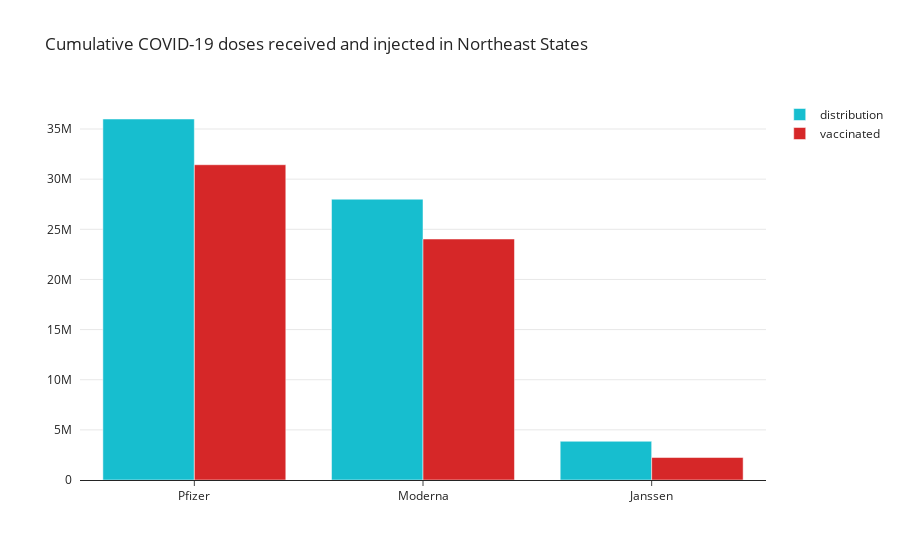

Notebook code cell kept with this figure:
### Code cell
fig4 = px.bar(north_all_gp, x='vaccine', y='sum', color ='status', barmode='group',title= 'Cumulative COVID-19 doses received and injected in Northeast States',
            labels={
                 "sum": "",
                 "vaccine": "",
                 "status": ""
             },
            color_discrete_map={ # replaces default color mapping by value
                "distribution": "#17becf", "vaccinated": "#d62728"
            },
                        category_orders={"type_de_vaccin": ["Pfizer", "Moderna", "Janssen"]
                        },
             template="simple_white"
            )
fig4.update_yaxes(showgrid=True, showline=False, tickwidth=0, tickcolor='white')
fig4.update_xaxes(showline=True, zeroline=True)
            
fig4.show()

### Figure 1 — Plotly figure (JSON) as saved in the notebook; plotly's stock layout.template omitted (floating-point values rounded to 4 significant figures)
{"data": [{"alignmentgroup": "True", "hovertemplate": "=%{y}<extra></extra>", "legendgroup": "distribution", "marker": {"color": "#17becf"}, "name": "distribution", "offsetgroup": "distribution", "orientation": "v", "showlegend": true, "textposition": "auto", "type": "bar", "x": ["Pfizer", "Moderna", "Janssen"], "xaxis": "x", "y": [36000705, 28002400, 3861500], "yaxis": "y"}, {"alignmentgroup": "True", "hovertemplate": "=%{y}<extra></extra>", "legendgroup": "vaccinated", "marker": {"color": "#d62728"}, "name": "vaccinated", "offsetgroup": "vaccinated", "orientation": "v", "showlegend": true, "textposition": "auto", "type": "bar", "x": ["Pfizer", "Moderna", "Janssen"], "xaxis": "x", "y": [31441005, 24032735, 2240650], "yaxis": "y"}], "layout": {"barmode": "group", "legend": {"title": {"text": ""}, "tracegroupgap": 0}, "title": {"text": "Cumulative COVID-19 doses received and injected in Northeast States"}, "xaxis": {"anchor": "y", "domain": [0, 1], "showline": true, "title": {"text": ""}, "zeroline": true}, "yaxis": {"anchor": "x", "domain": [0, 1], "showgrid": true, "showline": false, "tickcolor": "white", "tickwidth": 0, "title": {"text": ""}}}}
